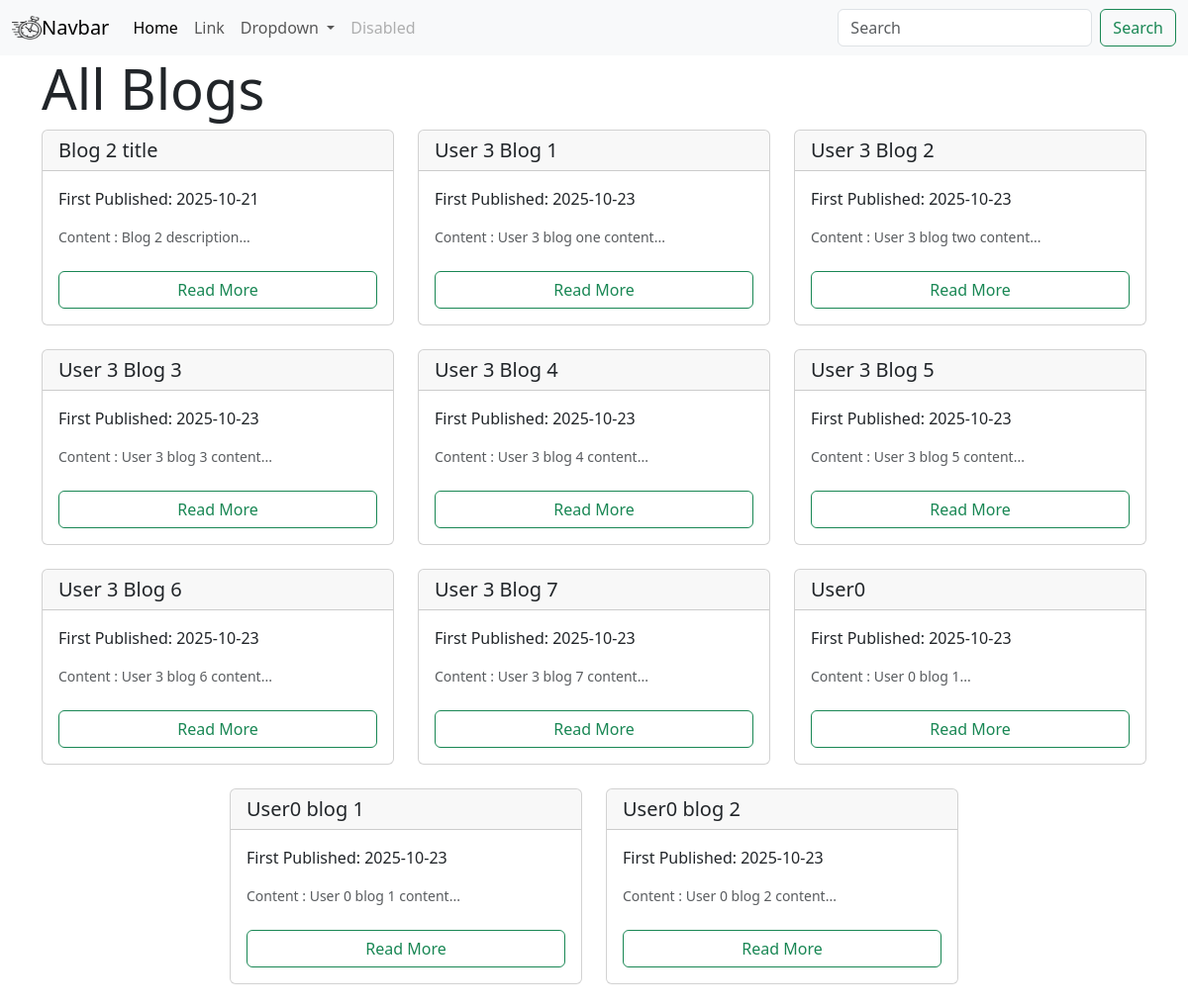
The page / on the database its author committed.
### backend/db/models/blog.py (models this page shows)
class Blog(Base):
    id = Column(Integer, primary_key=True, index=True)
    title = Column(String, nullable=False)
    slug = Column(String, nullable=False)
    content = Column(Text, nullable=False)
    author_id = Column(Integer, ForeignKey("user.id"), nullable=False)
    author = relationship("User", back_populates="blogs")
    created_at = Column(DateTime, default=datetime.now)
    is_active = Column(Boolean, default=False)

### backend/apps/v1/route_blog.py (the view)
@router.get("/")
def home(request: Request,alert:str|None=None,db:Session=Depends(get_db)):
    blogs=get_all_blogs(db=db)
    context = {"request": request, "blogs": blogs,"alert":alert}
    return templates.TemplateResponse("blogs/home.html",context)

### backend/templates/blogs/home.html (shortened to what this page needs)
{% extends "base.html" %}
{% block content %}
<div class="container">
  <h1 class="display-4">All Blogs</h1>
  <div class="row justify-content-center">
    {% for blog in blogs %}
    {% include 'blogs/blog_card.html' %}
    {% endfor %}
  </div>
</div>
{% endblock %}

### backend/templates/blogs/blog_card.html
<div class="col-sm-4 mb-4">
    <div class="card ">
       <div class="card-header">
        <h5 class="card-text">{{ blog.title }}</h5>
       </div>
        <div class="card-body d-flex flex-column">
            <p class="card-text">First Published: {{ blog.created_at.strftime('%Y-%m-%d') }}</p>
            <small class="card-text text-muted">Content : {{blog.content[:60]}}...</small>
            <br>
            <a href="{{ url_for('blog_detail', id=blog.id) }}" class="btn btn-outline-success mt-auto">Read More</a>
        </div>
        </div>
</div>

### rows shown on the page
Blog: title "Blog 2 title", created_at "2025-10-21", content "Blog 2 description"
Blog: title "User 3 Blog 1", created_at "2025-10-23", content "User 3 blog one content"
Blog: title "User 3 Blog 2", created_at "2025-10-23", content "User 3 blog two content"
Blog: title "User 3 Blog 3", created_at "2025-10-23", content "User 3 blog 3 content"
Blog: title "User 3 Blog 4", created_at "2025-10-23", content "User 3 blog 4 content"
Blog: title "User 3 Blog 5", created_at "2025-10-23", content "User 3 blog 5 content"
Blog: title "User 3 Blog 6", created_at "2025-10-23", content "User 3 blog 6 content"
Blog: title "User 3 Blog 7", created_at "2025-10-23", content "User 3 blog 7 content"
Blog: title "User0", created_at "2025-10-23", content "User 0 blog 1"
Blog: title "User0 blog 1", created_at "2025-10-23", content "User 0 blog 1 content"
Blog: title "User0 blog 2", created_at "2025-10-23", content "User 0 blog 2 content"
